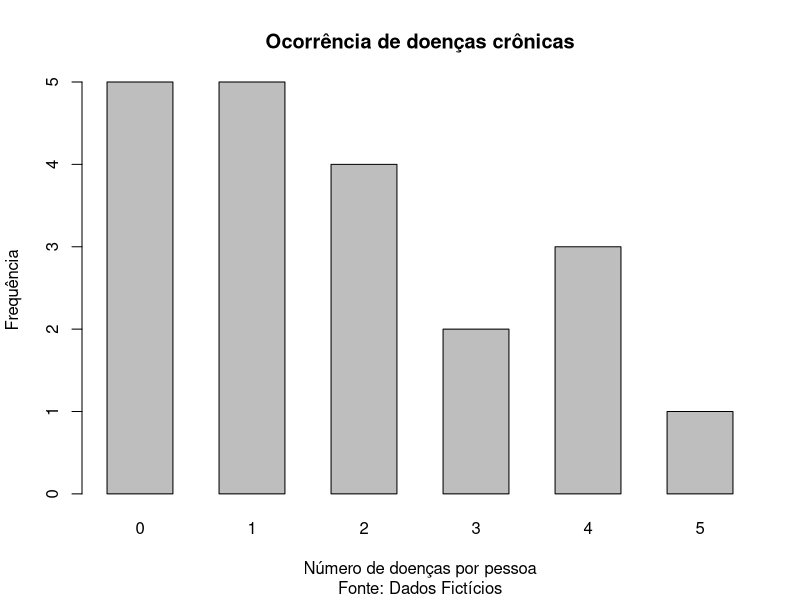

The R script that drew this image:
#Gráfico de colunas simples: Doenças crônicas em indivíduos

#Vetor com as obsevações:
dados<-c(0,1,4,2,0,4,2,3,0,0,1,2,1,0,1,5,2,4,3,1)

#Frequências e valores
table(dados)

#Valores que a variável assume
valores<-c("0","1","2","3","4","5")

#Frequências dos valores
freq<-c(5,5,4,2,3,1)

barplot(freq, main = "Ocorrência de doenças crônicas",
        sub = "Fonte: Dados Fictícios",
        ylab="Frequência",xlab="Número de doenças por pessoa", 
        names=valores, space = 0.7)
